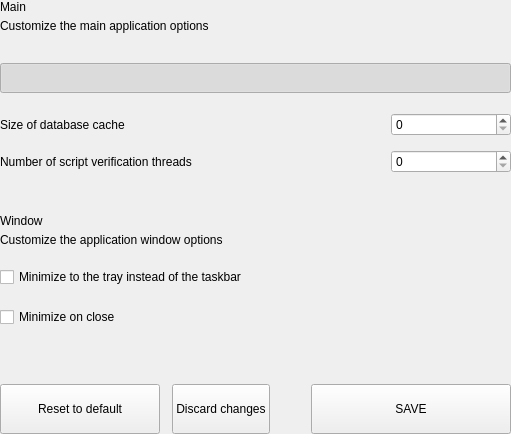
<?xml version="1.0" encoding="UTF-8"?>
<ui version="4.0">
 <class>SettingsMainOptionsWidget</class>
 <widget class="QWidget" name="SettingsMainOptionsWidget">
  <property name="geometry">
   <rect>
    <x>0</x>
    <y>0</y>
    <width>511</width>
    <height>434</height>
   </rect>
  </property>
  <property name="windowTitle">
   <string>Form</string>
  </property>
  <layout class="QVBoxLayout" name="verticalLayout">
   <property name="spacing">
    <number>0</number>
   </property>
   <property name="leftMargin">
    <number>0</number>
   </property>
   <property name="topMargin">
    <number>0</number>
   </property>
   <property name="rightMargin">
    <number>0</number>
   </property>
   <property name="bottomMargin">
    <number>0</number>
   </property>
   <item>
    <widget class="QWidget" name="left" native="true">
     <layout class="QVBoxLayout" name="verticalLayout_3">
      <property name="leftMargin">
       <number>0</number>
      </property>
      <property name="topMargin">
       <number>0</number>
      </property>
      <property name="rightMargin">
       <number>0</number>
      </property>
      <property name="bottomMargin">
       <number>0</number>
      </property>
      <item>
       <layout class="QVBoxLayout" name="verticalLayout_2">
        <property name="spacing">
         <number>0</number>
        </property>
        <item>
         <layout class="QHBoxLayout" name="horizontalLayout_3" stretch="1">
          <property name="spacing">
           <number>0</number>
          </property>
          <item>
           <layout class="QVBoxLayout" name="verticalLayoutTitle">
            <property name="spacing">
             <number>5</number>
            </property>
            <item>
             <widget class="QLabel" name="labelTitle">
              <property name="text">
               <string>Main</string>
              </property>
             </widget>
            </item>
            <item>
             <widget class="QLabel" name="labelSubtitle1">
              <property name="text">
               <string>Customize the main application options</string>
              </property>
              <property name="wordWrap">
               <bool>true</bool>
              </property>
             </widget>
            </item>
           </layout>
          </item>
         </layout>
        </item>
        <item>
         <spacer name="verticalSpacer_2">
          <property name="orientation">
           <enum>Qt::Vertical</enum>
          </property>
          <property name="sizeType">
           <enum>QSizePolicy::Fixed</enum>
          </property>
          <property name="sizeHint" stdset="0">
           <size>
            <width>20</width>
            <height>30</height>
           </size>
          </property>
         </spacer>
        </item>
        <item>
         <layout class="QHBoxLayout" name="horizontalLayout">
          <item>
           <widget class="QPushButton" name="pushSwitchStart">
            <property name="minimumSize">
             <size>
              <width>0</width>
              <height>30</height>
             </size>
            </property>
            <property name="maximumSize">
             <size>
              <width>16777215</width>
              <height>30</height>
             </size>
            </property>
            <property name="text">
             <string/>
            </property>
            <property name="checkable">
             <bool>true</bool>
            </property>
            <property name="checked">
             <bool>true</bool>
            </property>
           </widget>
          </item>
         </layout>
        </item>
        <item>
         <spacer name="verticalSpacer_3">
          <property name="orientation">
           <enum>Qt::Vertical</enum>
          </property>
          <property name="sizeType">
           <enum>QSizePolicy::Fixed</enum>
          </property>
          <property name="sizeHint" stdset="0">
           <size>
            <width>20</width>
            <height>20</height>
           </size>
          </property>
         </spacer>
        </item>
        <item>
         <layout class="QHBoxLayout" name="horizontalLayout_2">
          <item>
           <widget class="QLabel" name="labelTitleSizeDb">
            <property name="text">
             <string>Size of database cache</string>
            </property>
           </widget>
          </item>
          <item>
           <spacer name="horizontalSpacer_3">
            <property name="orientation">
             <enum>Qt::Horizontal</enum>
            </property>
            <property name="sizeHint" stdset="0">
             <size>
              <width>40</width>
              <height>20</height>
             </size>
            </property>
           </spacer>
          </item>
          <item>
           <widget class="QSpinBox" name="databaseCache">
            <property name="minimumSize">
             <size>
              <width>120</width>
              <height>0</height>
             </size>
            </property>
           </widget>
          </item>
         </layout>
        </item>
        <item>
         <spacer name="verticalThreads2">
          <property name="orientation">
           <enum>Qt::Vertical</enum>
          </property>
          <property name="sizeType">
           <enum>QSizePolicy::Fixed</enum>
          </property>
          <property name="sizeHint" stdset="0">
           <size>
            <width>20</width>
            <height>14</height>
           </size>
          </property>
         </spacer>
        </item>
        <item>
         <layout class="QHBoxLayout" name="horizontalThreads">
          <item>
           <widget class="QLabel" name="labelTitleThreads">
            <property name="text">
             <string>Number of script verification threads</string>
            </property>
           </widget>
          </item>
          <item>
           <spacer name="horizontalSpacerThreads">
            <property name="orientation">
             <enum>Qt::Horizontal</enum>
            </property>
            <property name="sizeHint" stdset="0">
             <size>
              <width>40</width>
              <height>20</height>
             </size>
            </property>
           </spacer>
          </item>
          <item>
           <widget class="QSpinBox" name="threadsScriptVerif">
            <property name="minimumSize">
             <size>
              <width>120</width>
              <height>0</height>
             </size>
            </property>
           </widget>
          </item>
         </layout>
        </item>
        <item>
         <spacer name="verticalPercentagezBltg">
          <property name="orientation">
           <enum>Qt::Vertical</enum>
          </property>
          <property name="sizeType">
           <enum>QSizePolicy::Fixed</enum>
          </property>
          <property name="sizeHint" stdset="0">
           <size>
            <width>20</width>
            <height>20</height>
           </size>
          </property>
         </spacer>
        </item>
        <item>
         <widget class="QLabel" name="labelDivider">
          <property name="minimumSize">
           <size>
            <width>0</width>
            <height>1</height>
           </size>
          </property>
          <property name="maximumSize">
           <size>
            <width>16777215</width>
            <height>1</height>
           </size>
          </property>
          <property name="text">
           <string/>
          </property>
         </widget>
        </item>
        <item>
         <spacer name="verticalThreads">
          <property name="orientation">
           <enum>Qt::Vertical</enum>
          </property>
          <property name="sizeType">
           <enum>QSizePolicy::Fixed</enum>
          </property>
          <property name="sizeHint" stdset="0">
           <size>
            <width>20</width>
            <height>20</height>
           </size>
          </property>
         </spacer>
        </item>
        <item>
         <layout class="QHBoxLayout" name="horizontalLayout_34" stretch="1">
          <property name="spacing">
           <number>0</number>
          </property>
          <item>
           <layout class="QVBoxLayout" name="verticalLayoutTitle2">
            <property name="spacing">
             <number>5</number>
            </property>
            <item>
             <widget class="QLabel" name="labelTitleDown">
              <property name="text">
               <string>Window</string>
              </property>
             </widget>
            </item>
            <item>
             <widget class="QLabel" name="labelSubtitleDown">
              <property name="text">
               <string>Customize the application window options</string>
              </property>
              <property name="wordWrap">
               <bool>true</bool>
              </property>
             </widget>
            </item>
           </layout>
          </item>
         </layout>
        </item>
        <item>
         <spacer name="verticalSpacer_5">
          <property name="orientation">
           <enum>Qt::Vertical</enum>
          </property>
          <property name="sizeType">
           <enum>QSizePolicy::Fixed</enum>
          </property>
          <property name="sizeHint" stdset="0">
           <size>
            <width>20</width>
            <height>20</height>
           </size>
          </property>
         </spacer>
        </item>
        <item>
         <widget class="QCheckBox" name="checkBoxMinTaskbar">
          <property name="text">
           <string>Minimize to the tray instead of the taskbar</string>
          </property>
         </widget>
        </item>
        <item>
         <spacer name="verticalSpacer_4">
          <property name="orientation">
           <enum>Qt::Vertical</enum>
          </property>
          <property name="sizeType">
           <enum>QSizePolicy::Fixed</enum>
          </property>
          <property name="sizeHint" stdset="0">
           <size>
            <width>20</width>
            <height>20</height>
           </size>
          </property>
         </spacer>
        </item>
        <item>
         <widget class="QCheckBox" name="checkBoxMinClose">
          <property name="text">
           <string>Minimize on close</string>
          </property>
         </widget>
        </item>
        <item>
         <spacer name="verticalSpacer">
          <property name="orientation">
           <enum>Qt::Vertical</enum>
          </property>
          <property name="sizeHint" stdset="0">
           <size>
            <width>20</width>
            <height>40</height>
           </size>
          </property>
         </spacer>
        </item>
        <item>
         <layout class="QHBoxLayout" name="horizontalLayout_7">
          <property name="spacing">
           <number>12</number>
          </property>
          <item>
           <widget class="QPushButton" name="pushButtonReset">
            <property name="minimumSize">
             <size>
              <width>160</width>
              <height>50</height>
             </size>
            </property>
            <property name="maximumSize">
             <size>
              <width>50</width>
              <height>16777215</height>
             </size>
            </property>
            <property name="focusPolicy">
             <enum>Qt::NoFocus</enum>
            </property>
            <property name="text">
             <string>Reset to default</string>
            </property>
           </widget>
          </item>
          <item>
           <widget class="QPushButton" name="pushButtonClean">
            <property name="minimumSize">
             <size>
              <width>0</width>
              <height>50</height>
             </size>
            </property>
            <property name="focusPolicy">
             <enum>Qt::NoFocus</enum>
            </property>
            <property name="text">
             <string>Discard changes</string>
            </property>
           </widget>
          </item>
          <item>
           <spacer name="horizontalSpacer_5">
            <property name="orientation">
             <enum>Qt::Horizontal</enum>
            </property>
            <property name="sizeType">
             <enum>QSizePolicy::Expanding</enum>
            </property>
            <property name="sizeHint" stdset="0">
             <size>
              <width>40</width>
              <height>20</height>
             </size>
            </property>
           </spacer>
          </item>
          <item>
           <widget class="QPushButton" name="pushButtonSave">
            <property name="minimumSize">
             <size>
              <width>200</width>
              <height>50</height>
             </size>
            </property>
            <property name="maximumSize">
             <size>
              <width>200</width>
              <height>50</height>
             </size>
            </property>
            <property name="focusPolicy">
             <enum>Qt::NoFocus</enum>
            </property>
            <property name="text">
             <string>SAVE</string>
            </property>
           </widget>
          </item>
         </layout>
        </item>
       </layout>
      </item>
     </layout>
    </widget>
   </item>
  </layout>
 </widget>
 <resources/>
 <connections/>
</ui>
